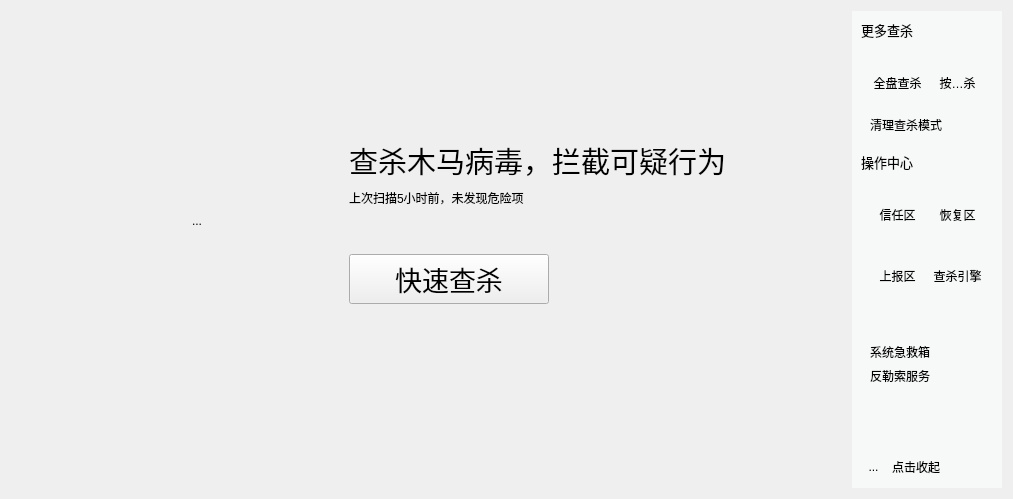
    <widget class="QWidget" name="Killing">
     <layout class="QHBoxLayout" name="horizontalLayout_7">
      <item>
       <layout class="QVBoxLayout" name="verticalLayout_19">
        <item>
         <widget class="QLabel" name="label_81">
          <property name="text">
           <string/>
          </property>
         </widget>
        </item>
        <item>
         <spacer name="verticalSpacer_58">
          <property name="orientation">
           <enum>Qt::Vertical</enum>
          </property>
          <property name="sizeHint" stdset="0">
           <size>
            <width>742</width>
            <height>68</height>
           </size>
          </property>
         </spacer>
        </item>
        <item>
         <layout class="QHBoxLayout" name="horizontalLayout_43">
          <item>
           <widget class="QLabel" name="label_88">
            <property name="minimumSize">
             <size>
              <width>80</width>
              <height>0</height>
             </size>
            </property>
            <property name="maximumSize">
             <size>
              <width>80</width>
              <height>16777215</height>
             </size>
            </property>
            <property name="text">
             <string/>
            </property>
           </widget>
          </item>
          <item>
           <layout class="QHBoxLayout" name="horizontalLayout_44">
            <item>
             <widget class="QToolButton" name="toolButton_130">
              <property name="minimumSize">
               <size>
                <width>200</width>
                <height>200</height>
               </size>
              </property>
              <property name="text">
               <string>...</string>
              </property>
              <property name="autoRaise">
               <bool>true</bool>
              </property>
             </widget>
            </item>
            <item>
             <widget class="QLabel" name="label_89">
              <property name="minimumSize">
               <size>
                <width>40</width>
                <height>0</height>
               </size>
              </property>
              <property name="maximumSize">
               <size>
                <width>40</width>
                <height>16777215</height>
               </size>
              </property>
              <property name="text">
               <string/>
              </property>
             </widget>
            </item>
            <item>
             <layout class="QVBoxLayout" name="verticalLayout_20">
              <item>
               <spacer name="verticalSpacer_59">
                <property name="orientation">
                 <enum>Qt::Vertical</enum>
                </property>
                <property name="sizeHint" stdset="0">
                 <size>
                  <width>20</width>
                  <height>40</height>
                 </size>
                </property>
               </spacer>
              </item>
              <item>
               <layout class="QHBoxLayout" name="horizontalLayout_45">
                <item>
                 <widget class="QLabel" name="label_90">
                  <property name="minimumSize">
                   <size>
                    <width>0</width>
                    <height>0</height>
                   </size>
                  </property>
                  <property name="font">
                   <font>
                    <pointsize>22</pointsize>
                    <weight>50</weight>
                    <bold>false</bold>
                   </font>
                  </property>
                  <property name="text">
                   <string>查杀木马病毒，拦截可疑行为</string>
                  </property>
                 </widget>
                </item>
                <item>
                 <spacer name="horizontalSpacer_65">
                  <property name="orientation">
                   <enum>Qt::Horizontal</enum>
                  </property>
                  <property name="sizeHint" stdset="0">
                   <size>
                    <width>40</width>
                    <height>20</height>
                   </size>
                  </property>
                 </spacer>
                </item>
               </layout>
              </item>
              <item>
               <layout class="QHBoxLayout" name="horizontalLayout_46">
                <item>
                 <widget class="QLabel" name="label_91">
                  <property name="font">
                   <font>
                    <pointsize>9</pointsize>
                   </font>
                  </property>
                  <property name="text">
                   <string>上次扫描5小时前，未发现危险项</string>
                  </property>
                 </widget>
                </item>
                <item>
                 <spacer name="horizontalSpacer_66">
                  <property name="orientation">
                   <enum>Qt::Horizontal</enum>
                  </property>
                  <property name="sizeHint" stdset="0">
                   <size>
                    <width>40</width>
                    <height>20</height>
                   </size>
                  </property>
                 </spacer>
                </item>
               </layout>
              </item>
              <item>
               <spacer name="verticalSpacer_60">
                <property name="orientation">
                 <enum>Qt::Vertical</enum>
                </property>
                <property name="sizeHint" stdset="0">
                 <size>
                  <width>20</width>
                  <height>40</height>
                 </size>
                </property>
               </spacer>
              </item>
              <item>
               <layout class="QHBoxLayout" name="horizontalLayout_47">
                <item>
                 <widget class="QPushButton" name="pushButton_19">
                  <property name="minimumSize">
                   <size>
                    <width>200</width>
                    <height>50</height>
                   </size>
                  </property>
                  <property name="font">
                   <font>
                    <pointsize>20</pointsize>
                   </font>
                  </property>
                  <property name="text">
                   <string>快速查杀</string>
                  </property>
                 </widget>
                </item>
                <item>
                 <spacer name="horizontalSpacer_67">
                  <property name="orientation">
                   <enum>Qt::Horizontal</enum>
                  </property>
                  <property name="sizeHint" stdset="0">
                   <size>
                    <width>40</width>
                    <height>20</height>
                   </size>
                  </property>
                 </spacer>
                </item>
               </layout>
              </item>
              <item>
               <spacer name="verticalSpacer_61">
                <property name="orientation">
                 <enum>Qt::Vertical</enum>
                </property>
                <property name="sizeHint" stdset="0">
                 <size>
                  <width>20</width>
                  <height>40</height>
                 </size>
                </property>
               </spacer>
              </item>
             </layout>
            </item>
            <item>
             <spacer name="horizontalSpacer_68">
              <property name="orientation">
               <enum>Qt::Horizontal</enum>
              </property>
              <property name="sizeHint" stdset="0">
               <size>
                <width>40</width>
                <height>20</height>
               </size>
              </property>
             </spacer>
            </item>
           </layout>
          </item>
          <item>
           <spacer name="horizontalSpacer_69">
            <property name="orientation">
             <enum>Qt::Horizontal</enum>
            </property>
            <property name="sizeHint" stdset="0">
             <size>
              <width>40</width>
              <height>20</height>
             </size>
            </property>
           </spacer>
          </item>
         </layout>
        </item>
        <item>
         <spacer name="verticalSpacer_62">
          <property name="orientation">
           <enum>Qt::Vertical</enum>
          </property>
          <property name="sizeHint" stdset="0">
           <size>
            <width>742</width>
            <height>88</height>
           </size>
          </property>
         </spacer>
        </item>
        <item>
         <layout class="QHBoxLayout" name="horizontalLayout_5">
          <item>
           <widget class="QLabel" name="label_103">
            <property name="minimumSize">
             <size>
              <width>0</width>
              <height>50</height>
             </size>
            </property>
            <property name="text">
             <string/>
            </property>
            <property name="pixmap">
             <pixmap resource="image.qrc">:/resource/image/my360/360_Brain.png</pixmap>
            </property>
            <property name="scaledContents">
             <bool>true</bool>
            </property>
           </widget>
          </item>
          <item>
           <spacer name="horizontalSpacer_3">
            <property name="orientation">
             <enum>Qt::Horizontal</enum>
            </property>
            <property name="sizeHint" stdset="0">
             <size>
              <width>40</width>
              <height>20</height>
             </size>
            </property>
           </spacer>
          </item>
         </layout>
        </item>
       </layout>
      </item>
      <item>
       <widget class="QWidget" name="widget_tool_2" native="true">
        <property name="minimumSize">
         <size>
          <width>150</width>
          <height>0</height>
         </size>
        </property>
        <property name="maximumSize">
         <size>
          <width>150</width>
          <height>16777215</height>
         </size>
        </property>
        <property name="styleSheet">
         <string notr="true">background-color: rgb(246, 249, 247);</string>
        </property>
        <layout class="QGridLayout" name="gridLayout_58">
         <item row="3" column="0" colspan="2">
          <widget class="QWidget" name="widget_49" native="true">
           <property name="minimumSize">
            <size>
             <width>0</width>
             <height>150</height>
            </size>
           </property>
           <property name="maximumSize">
            <size>
             <width>16777215</width>
             <height>150</height>
            </size>
           </property>
           <layout class="QGridLayout" name="gridLayout_4">
            <item row="0" column="0">
             <layout class="QHBoxLayout" name="horizontalLayout_56">
              <item>
               <widget class="QToolButton" name="toolButton_122">
                <property name="minimumSize">
                 <size>
                  <width>55</width>
                  <height>55</height>
                 </size>
                </property>
                <property name="maximumSize">
                 <size>
                  <width>55</width>
                  <height>55</height>
                 </size>
                </property>
                <property name="text">
                 <string>信任区</string>
                </property>
                <property name="autoRaise">
                 <bool>true</bool>
                </property>
               </widget>
              </item>
              <item>
               <widget class="QToolButton" name="toolButton_125">
                <property name="minimumSize">
                 <size>
                  <width>55</width>
                  <height>55</height>
                 </size>
                </property>
                <property name="maximumSize">
                 <size>
                  <width>55</width>
                  <height>55</height>
                 </size>
                </property>
                <property name="text">
                 <string>恢复区</string>
                </property>
                <property name="autoRaise">
                 <bool>true</bool>
                </property>
               </widget>
              </item>
             </layout>
            </item>
            <item row="1" column="0">
             <layout class="QHBoxLayout" name="horizontalLayout_57">
              <item>
               <widget class="QToolButton" name="toolButton_124">
                <property name="minimumSize">
                 <size>
                  <width>55</width>
                  <height>55</height>
                 </size>
                </property>
                <property name="maximumSize">
                 <size>
                  <width>55</width>
                  <height>55</height>
                 </size>
                </property>
                <property name="text">
                 <string>上报区</string>
                </property>
                <property name="autoRaise">
                 <bool>true</bool>
                </property>
               </widget>
              </item>
              <item>
               <widget class="QToolButton" name="toolButton_123">
                <property name="minimumSize">
                 <size>
                  <width>55</width>
                  <height>55</height>
                 </size>
                </property>
                <property name="maximumSize">
                 <size>
                  <width>55</width>
                  <height>55</height>
                 </size>
                </property>
                <property name="text">
                 <string>查杀引擎</string>
                </property>
                <property name="autoRaise">
                 <bool>true</bool>
                </property>
               </widget>
              </item>
             </layout>
            </item>
            <item row="2" column="0">
             <spacer name="verticalSpacer_55">
              <property name="orientation">
               <enum>Qt::Vertical</enum>
              </property>
              <property name="sizeHint" stdset="0">
               <size>
                <width>20</width>
                <height>40</height>
               </size>
              </property>
             </spacer>
            </item>
           </layout>
          </widget>
         </item>
         <item row="4" column="0" colspan="2">
          <widget class="QWidget" name="widget_48" native="true">
           <layout class="QGridLayout" name="gridLayout_59">
            <item row="0" column="0">
             <widget class="QLabel" name="label_10">
              <property name="text">
               <string>系统急救箱</string>
              </property>
             </widget>
            </item>
            <item row="1" column="0">
             <widget class="QLabel" name="label_11">
              <property name="text">
               <string>反勒索服务</string>
              </property>
             </widget>
            </item>
           </layout>
          </widget>
         </item>
         <item row="1" column="0" colspan="2">
          <widget class="QWidget" name="widget_50" native="true">
           <property name="minimumSize">
            <size>
             <width>0</width>
             <height>100</height>
            </size>
           </property>
           <property name="maximumSize">
            <size>
             <width>16777215</width>
             <height>100</height>
            </size>
           </property>
           <layout class="QGridLayout" name="gridLayout_5">
            <item row="0" column="0">
             <layout class="QHBoxLayout" name="horizontalLayout_58">
              <item>
               <widget class="QToolButton" name="toolButton_127">
                <property name="minimumSize">
                 <size>
                  <width>55</width>
                  <height>55</height>
                 </size>
                </property>
                <property name="maximumSize">
                 <size>
                  <width>55</width>
                  <height>55</height>
                 </size>
                </property>
                <property name="text">
                 <string>全盘查杀</string>
                </property>
                <property name="autoRaise">
                 <bool>true</bool>
                </property>
               </widget>
              </item>
              <item>
               <widget class="QToolButton" name="toolButton_128">
                <property name="minimumSize">
                 <size>
                  <width>55</width>
                  <height>55</height>
                 </size>
                </property>
                <property name="maximumSize">
                 <size>
                  <width>55</width>
                  <height>55</height>
                 </size>
                </property>
                <property name="text">
                 <string>按位置查杀</string>
                </property>
                <property name="autoRaise">
                 <bool>true</bool>
                </property>
               </widget>
              </item>
             </layout>
            </item>
            <item row="1" column="0">
             <widget class="QLabel" name="label_9">
              <property name="text">
               <string>清理查杀模式</string>
              </property>
             </widget>
            </item>
            <item row="2" column="0">
             <spacer name="verticalSpacer_56">
              <property name="orientation">
               <enum>Qt::Vertical</enum>
              </property>
              <property name="sizeHint" stdset="0">
               <size>
                <width>20</width>
                <height>40</height>
               </size>
              </property>
             </spacer>
            </item>
           </layout>
          </widget>
         </item>
         <item row="6" column="1">
          <widget class="QLabel" name="label_85">
           <property name="text">
            <string>点击收起</string>
           </property>
          </widget>
         </item>
         <item row="5" column="0" colspan="2">
          <spacer name="verticalSpacer_57">
           <property name="orientation">
            <enum>Qt::Vertical</enum>
           </property>
           <property name="sizeHint" stdset="0">
            <size>
             <width>20</width>
             <height>40</height>
            </size>
           </property>
          </spacer>
         </item>
         <item row="2" column="0" colspan="2">
          <widget class="QLabel" name="label_87">
           <property name="font">
            <font>
             <pointsize>10</pointsize>
            </font>
           </property>
           <property name="text">
            <string>操作中心</string>
           </property>
          </widget>
         </item>
         <item row="0" column="0" colspan="2">
          <widget class="QLabel" name="label_86">
           <property name="font">
            <font>
             <pointsize>10</pointsize>
            </font>
           </property>
           <property name="text">
            <string>更多查杀</string>
           </property>
          </widget>
         </item>
         <item row="6" column="0">
          <widget class="QToolButton" name="toolButton_129">
           <property name="minimumSize">
            <size>
             <width>25</width>
             <height>25</height>
            </size>
           </property>
           <property name="maximumSize">
            <size>
             <width>25</width>
             <height>25</height>
            </size>
           </property>
           <property name="text">
            <string>...</string>
           </property>
           <property name="autoRaise">
            <bool>true</bool>
           </property>
          </widget>
         </item>
        </layout>
       </widget>
      </item>
     </layout>
    </widget>
